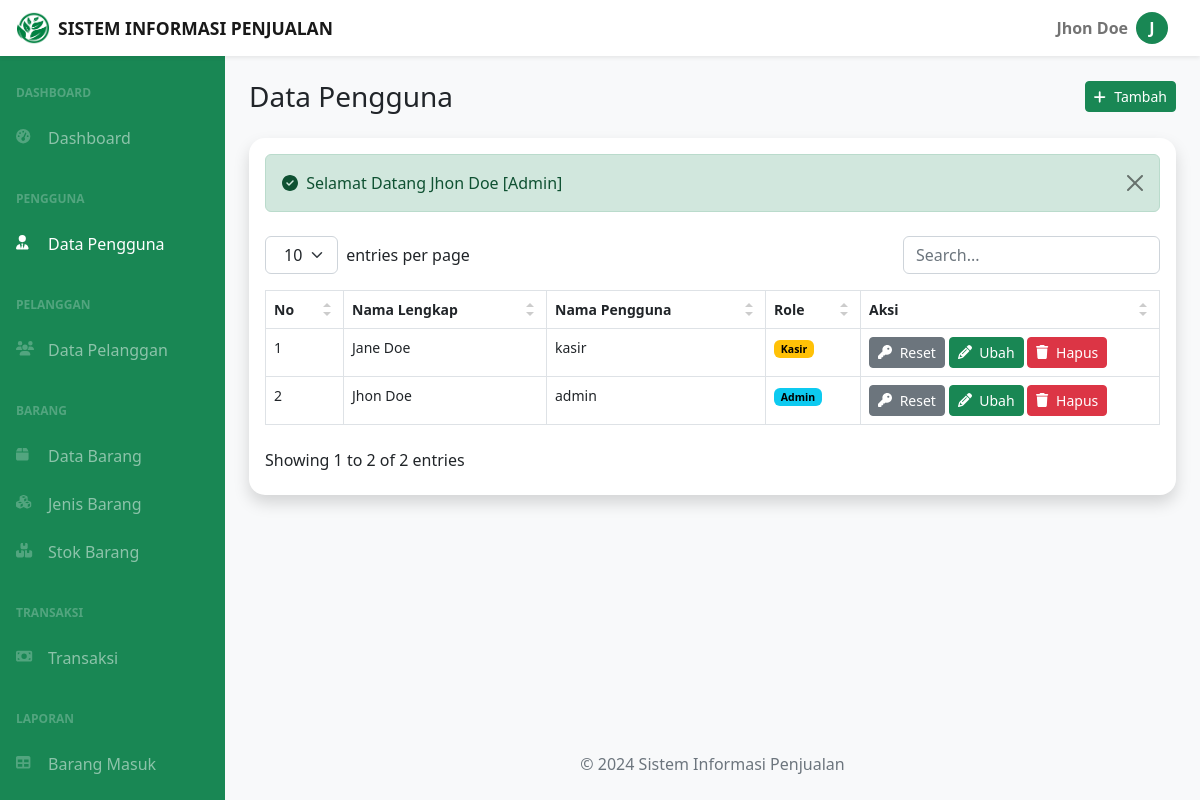
Screenshot of /dashboard.php?page=user-data (signed in) with the database file from the repository.
### tables this page shows
CREATE TABLE `user` (
  `id_user` char(15) NOT NULL,
  `nama_user` varchar(255) NOT NULL,
  `username` varchar(255) NOT NULL,
  `password` varchar(255) NOT NULL,
  `level` enum('Admin','Kasir') NOT NULL
);

### user-data.php (the view, shortened to what this page needs)
<div class="container-fluid px-4">
    <div class="d-flex justify-content-between align-items-center gap-2 my-4">
        <h3 class="mb-0">Data Pengguna</h3>
        <a href="dashboard.php?page=user-tambah" class="btn btn-success btn-sm"><i class="fas fa-plus me-1"></i> Tambah</a>
    </div>
    <div class="card rounded-4 border-0 shadow mb-4">
        <div class="card-body">
            <?php include('alerts.php') ?>
            <table id="datatablesSimple">
                <thead>
                    <tr>
                        <th>No</th>
                        <th>Nama Lengkap</th>
                        <th>Nama Pengguna</th>
                        <th>Role</th>
                        <th>Aksi</th>
                    </tr>
                </thead>
                <tbody>
                    <?php
                    $no = 1;
                    $tampil_data = mysqli_query($koneksi, "SELECT * FROM user ORDER BY nama_user ASC");
                    while ($data = mysqli_fetch_array($tampil_data)) :
                    ?>
                        <tr>
                            <td><?= $no++ ?></td>
                            <td><?= $data['nama_user'] ?></td>
                            <td><?= $data['username'] ?></td>
                            <td>
                                <span class="badge <?= ($data['level'] == 'Admin') ? 'text-bg-info' : 'text-bg-warning'; ?>"><?= $data['level'] ?></span>
                            </td>
                            <td>
                                <a href="action.php?reset_user=<?= $data['id_user'] ?>" onclick="return confirm('Apakah Anda yakin mereset kata sandi \'<?= $data['nama_user'] ?>\'?')" class="btn btn-secondary btn-sm"> <i class="fas fa-key me-1"></i> Reset</a>
                                <a href="dashboard.php?page=user-ubah&id_user=<?= $data['id_user'] ?>" class="btn btn-success btn-sm"> <i class=" fas fa-pencil me-1"></i> Ubah</a>
                                <a href="action.php?hapus_user=<?= $data['id_user'] ?>" onclick="return confirm('Apakah Anda yakin menghapus \'<?= $data['nama_user'] ?>\' dari data pengguna?')" class="btn btn-danger btn-sm"> <i class="fas fa-trash me-1"></i> Hapus</a>
                            </td>
                        </tr>
                    <?php endwhile ?>
                </tbody>
            </table>
        </div>
    </div>
</div>

### assets/css/datatables-simple.css (style rules this page uses)
.datatable-table { max-width: 100%; width: 100%; border-spacing: 0; border-collapse: separate }

### rows the page displays
user: nama_user "Jane Doe", username "kasir", level "Kasir"
user: nama_user "Jhon Doe", username "admin", level "Admin"

### other values shown
$app_name "SISTEM INFORMASI PENJUALAN"
$_SESSION['nama_user'] "Jhon Doe"
substr(explode(' ', $_SESSION['nama_user'])[0], 0, 1) "J"
$_SESSION['success'] "Selamat Datang Jhon Doe [Admin]"
$app_name "Sistem Informasi Penjualan"
